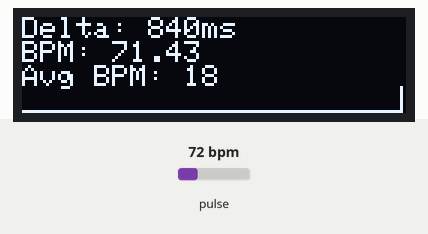
The sketch below on a simulated Arduino Nano, built with avr-gcc and run on an emulated ATmega328P. On the bench: 128×32 one-colour display. Inputs (shaded band) come from the test bench; at power-on: pulse 72 bpm.

Above: at 1.7 s.
1.8 s: pulse set to 130 bpm
At 2.4 s:
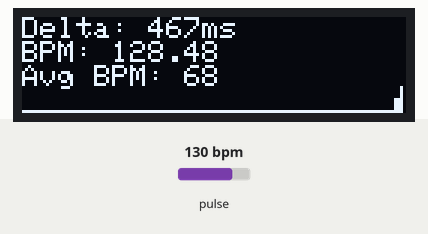
4.1 s: pulse set to 70 bpm
At 5.5 s:
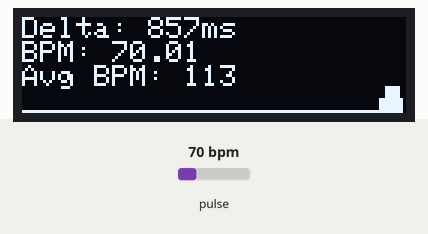
7.1 s: pulse set to 158 bpm
At 7.32 s:
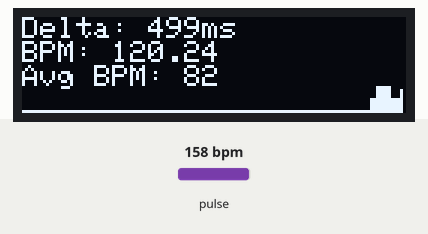
Timing chart, 0 to 10.1 s (numbered marks = the images above; inputs shaded):
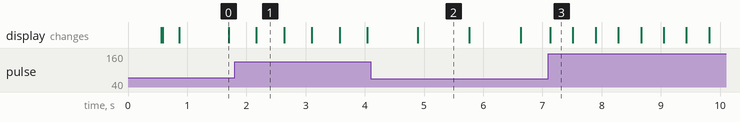

Measured:
- what the display in image 0 shows lasts 0.8 s, from 0.9 s to 1.7 s
- what the display in image 1 shows lasts 0.4 s, from 2.2 s to 2.6 s
- what the display in image 2 shows lasts 0.9 s, from 4.9 s to 5.8 s

The sketch:

arduino-nano-bpm.ino
```cpp
#include <SPI.h>
#include <Wire.h>
#include "MAX30105.h"
#include <Adafruit_GFX.h>
#include <Adafruit_SSD1306.h> // using the 128x32 display

#define OLED_RESET 4
Adafruit_SSD1306 display(OLED_RESET);

#include "heartRate.h"

MAX30105 particleSensor;

const byte RATE_SIZE = 4; // Increase this for more averaging. 4 is good.
const byte SAMP_SIZE = 127;
const byte HEIGHT = 8;
byte rates[SAMP_SIZE]; // Array of heart rates
byte rateSpot = 0;
long lastBeat = 0; // Time at which the last beat occurred

float beatsPerMinute;
int beatAvg;
long delta;

int maxx = -1;
int seen = 0;

void setup() {
  display.begin(SSD1306_SWITCHCAPVCC, 0x3C);
  reset();
  display.println("Starting up...");
  display.display();
  delay(500);

  // Initialize sensor
  if (!particleSensor.begin(Wire, I2C_SPEED_FAST)) {
    display.println("No sensor. Please check wiring/power.");
    display.display();
    while (1);
  }

  reset();
  display.println("Put finger on sensor.");
  display.display();

  particleSensor.setup();
  particleSensor.setPulseAmplitudeRed(0x0A);
}

void loop() {
  long irValue = particleSensor.getIR();

  if (irValue > 50000 && !seen) {
    reset();
    display.print("Gathering data...");
    display.display();
  }

  if (checkForBeat(irValue)) {
    // We sensed a beat!
    long now = millis();
    delta = now - lastBeat;
    lastBeat = now;

    beatsPerMinute = 60 / (delta / 1000.0);

    if (beatsPerMinute < 255 && beatsPerMinute > 20 && delta < 1000) {
      int measure = (byte) beatsPerMinute;
      rates[rateSpot++] = measure;
      rateSpot %= SAMP_SIZE; // Cyclic buffer

      // Take average of last 4 readings
      beatAvg = 0;
      for (byte x = 0; x < RATE_SIZE; x++) {
        beatAvg += rates[(rateSpot - x - 1) % SAMP_SIZE];
      }
      beatAvg /= RATE_SIZE;

      // calc height
      if (measure > maxx) {
        maxx = measure;
      }
      int tmp = maxx / HEIGHT;

      reset();
      seen = 1;
      display.print("Delta: ");
      display.print(delta);
      display.println("ms");
      display.print("BPM: ");
      display.println(beatsPerMinute);
      display.print("Avg BPM: ");
      display.println(beatAvg);

      for (int i = 0; i < SAMP_SIZE; i++) {
        display.drawFastVLine(i, 31 - (rates[(i + rateSpot) % SAMP_SIZE] / tmp), 31, WHITE);
      }

      display.display();
    }
  }

  if (irValue < 50000) {
    reset();
    zero();
    seen = 0;
    display.print("Put finger on sensor.");
    display.display();
  }
}

void reset() {
  display.clearDisplay();
  display.setTextSize(1);
  display.setTextColor(WHITE);
  display.setCursor(0,0);
}

void zero() {
  for (int i = 0; i < SAMP_SIZE; i++) {
    rates[i] = 0;
  }
}
```
